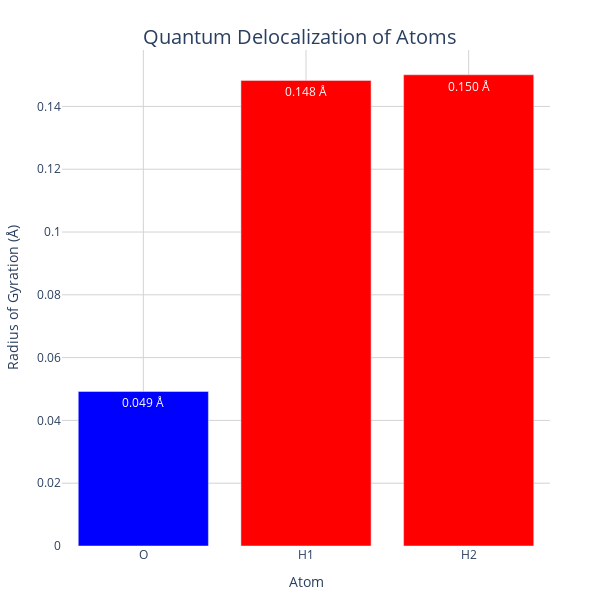

Here is the notebook cell this chart was saved with:
### Markdown cell above
## 2. Analyzing Quantum Delocalization

In PIMD, quantum delocalization is quantified by measuring how spread out the beads are for each atom. This spread is particularly noticeable for light atoms like hydrogen, due to their larger quantum fluctuations.

### Radius of Gyration
The quantum spread is measured using the radius of gyration ($R_g$), which is calculated for each atom as:

$R_g = \sqrt{\frac{1}{P} \sum_{i=1}^P (r_i - r_c)^2}$

where:
- $P$ is the number of beads
- $r_i$ is the position of bead $i$
- $r_c$ is the centroid position (average over all beads)

### Parameters:
1. **Centroid** ($r_c$):
   - Represents the classical position of the atom
   - Calculated as: $r_c = \frac{1}{P} \sum_{i=1}^P r_i$

2. **Radius of Gyration** ($R_g$):
   - Measures quantum delocalization
   - Larger $R_g$ indicates stronger quantum effects
   - Inversely related to particle mass ($R_g \propto \frac{1}{\sqrt{m}}$)

The following cell calculates $R_g$ for each atom and visualizes the quantum spread.

### Code cell
def calculate_radius_of_gyration(positions):
    """Calculate radius of gyration for quantum delocalization analysis"""
    centroid = np.mean(positions, axis=0)
    rg = np.sqrt(np.mean(np.sum((positions - centroid)**2, axis=2), axis=0))
    return rg

# Calculate Rg for last frame
frame_idx = -1
all_bead_positions = np.array([traj[frame_idx] for traj in trajectories])
rg = calculate_radius_of_gyration(all_bead_positions)

# Create visualization
fig = go.Figure(go.Bar(
    x=['O', 'H1', 'H2'],
    y=rg,
    text=[f'{val:.3f} Å' for val in rg],
    textposition='auto',
    marker_color=['blue', 'red', 'red'],
    hovertemplate='Atom: %{x}<br>Radius of Gyration: %{y:.3f} Å<extra></extra>'
))

# Configure plot
fig.update_layout(
    plotly_layout,
    title={
        'text': 'Quantum Delocalization of Atoms',
        'font': {'size': 20},
        'y': 0.95,
        'x': 0.5,
        'xanchor': 'center',
        'yanchor': 'top'
    },
    xaxis_title='Atom',
    yaxis_title='Radius of Gyration (Å)',
    showlegend=False,
    annotations=[{
        'text': 'Larger radius of gyration indicates stronger quantum effects',
        'showarrow': False,
        'x': 0.5,
        'y': -0.25,
        'xref': 'paper',
        'yref': 'paper',
        'font': {'size': 12}
    }]
)
fig.show()

# Print analysis
print("\nQuantum Delocalization Analysis:")
print("-" * 30)
print(f"Oxygen (m=16 amu):     {rg[0]:.3f} Å")
print(f"Hydrogen 1 (m=1 amu):  {rg[1]:.3f} Å")
print(f"Hydrogen 2 (m=1 amu):  {rg[2]:.3f} Å")

### Figure 1 — Plotly figure (JSON) as saved in the notebook; plotly's stock layout.template omitted (floating-point values rounded to 4 significant figures)
{"data": [{"hovertemplate": "Atom: %{x}<br>Radius of Gyration: %{y:.3f} Å<extra></extra>", "marker": {"color": ["blue", "red", "red"]}, "text": ["0.049 Å", "0.148 Å", "0.150 Å"], "textposition": "auto", "type": "bar", "x": ["O", "H1", "H2"], "y": [0.04921, 0.1483, 0.1501]}], "layout": {"annotations": [{"font": {"size": 12}, "showarrow": false, "text": "Larger radius of gyration indicates stronger quantum effects", "x": 0.5, "xref": "paper", "y": -0.25, "yref": "paper"}], "font": {"size": 12}, "height": 600, "hovermode": "closest", "margin": {"b": 50, "l": 50, "r": 50, "t": 50}, "plot_bgcolor": "white", "showlegend": false, "title": {"font": {"size": 20}, "text": "Quantum Delocalization of Atoms", "x": 0.5, "xanchor": "center", "y": 0.95, "yanchor": "top"}, "width": 600, "xaxis": {"gridcolor": "LightGray", "gridwidth": 1, "showgrid": true, "title": {"text": "Atom"}}, "yaxis": {"gridcolor": "LightGray", "gridwidth": 1, "showgrid": true, "title": {"text": "Radius of Gyration (Å)"}}}}
